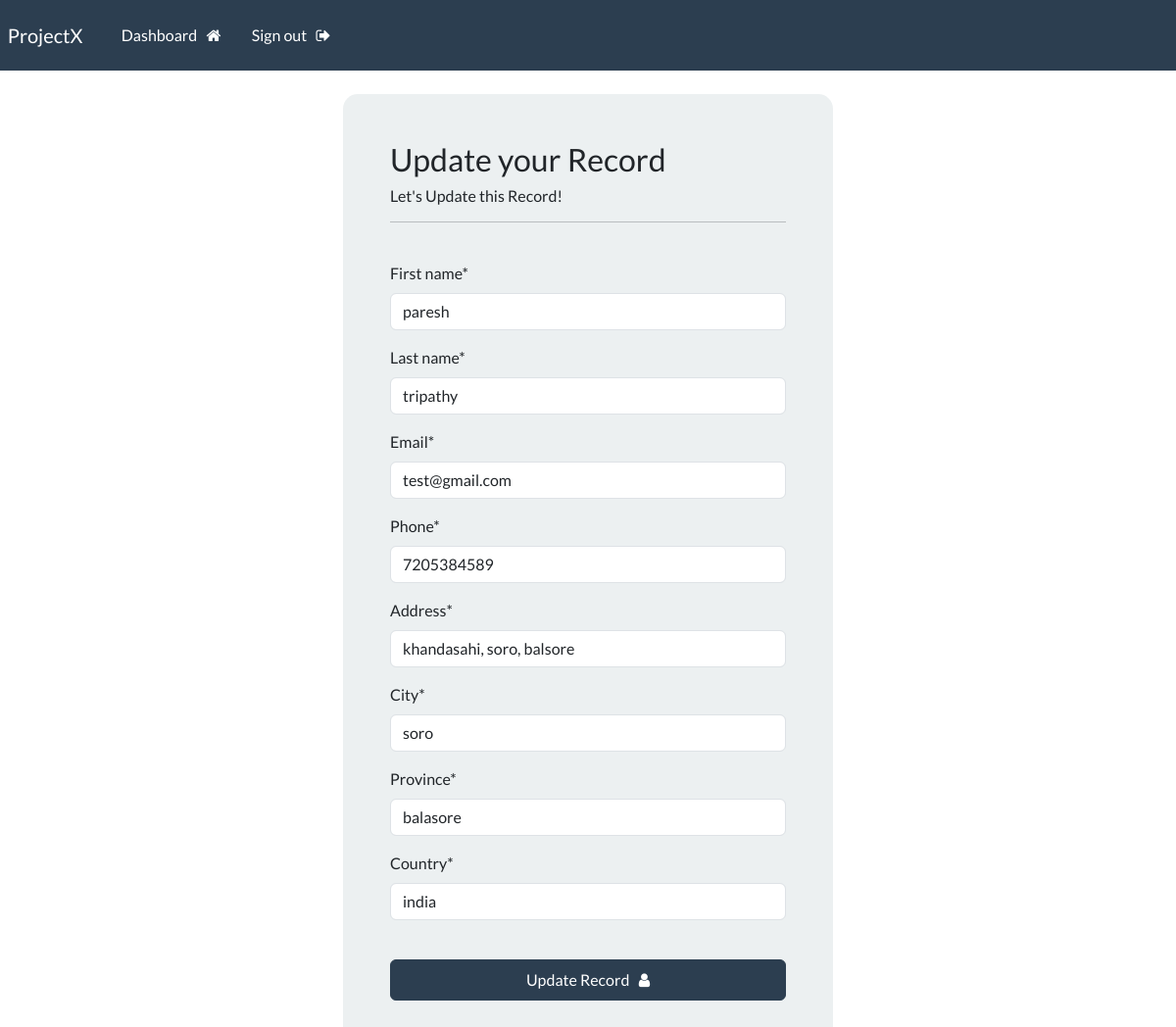
The page /update-record/3 (signed in) on the database its author committed.
### webApp/models.py (models this page shows, shortened)
class Record(models.Model):
    creation_date = models.DateTimeField(auto_now_add=True)
    first_name =  models.CharField(max_length=100,  null=True)
    last_name = models.CharField(max_length=100)
    email = models.CharField(max_length = 255)
    phone = models.CharField(max_length = 20)
    address = models.CharField(max_length=300)
    city = models.CharField(max_length=300)
    province = models.CharField(max_length=300)
    country = models.CharField(max_length=300)

### webApp/views.py (the view)
# urls.py: path("update-record/<int:pk>",views.update_record,name="update-record"),
@login_required(login_url='login')
def update_record(request, pk):
    record = Record.objects.get(id=pk)
    form = UpdateRecordForm(instance=record)
    if request.method == "POST":
        form = UpdateRecordForm(request.POST,instance=record)
        if form.is_valid():
            form.save()
            messages.success(request,"Record Updated Successfully!")
            return redirect('dashboard')
    context = {'form':form}
    return render(request,'webApp/update-record.html',context=context)

### webApp/forms.py
class UpdateRecordForm(forms.ModelForm):
    class Meta:
        model = Record
        fields = ['first_name','last_name','email','phone','address','city','province','country']

### webApp/templates/webApp/update-record.html (shortened to what this page needs)
{% extends 'webApp/base.html' %}
{% load crispy_forms_tags %}
{% block content %}
    <body>
        <div class="container bg-light shadow-md p-5 form-layout">
            <h3> Update your Record </h3>
            <h6>Let's Update this Record!</h6>
            <hr>
            <br>
            <form method="POST" autocomplete="off" >
                {{form|crispy}}
                <br>
                <button type="submit" class="btn btn-primary w-100 btn-block p-2"> Update Record &nbsp; <i class="fa fa-user" aria-hidden="true"></i> </button>
            </form>
        </div>
    </body>
{% endblock %}

### static/css/styles.css (style rules this page uses)
.form-layout { border-radius: 15px; width: 500px; }

### rows shown on the page
Record: first_name "paresh", last_name "tripathy", email "test@gmail.com", phone "7205384589", address "khandasahi, soro, balsore", city "soro", province "balasore", country "india"
